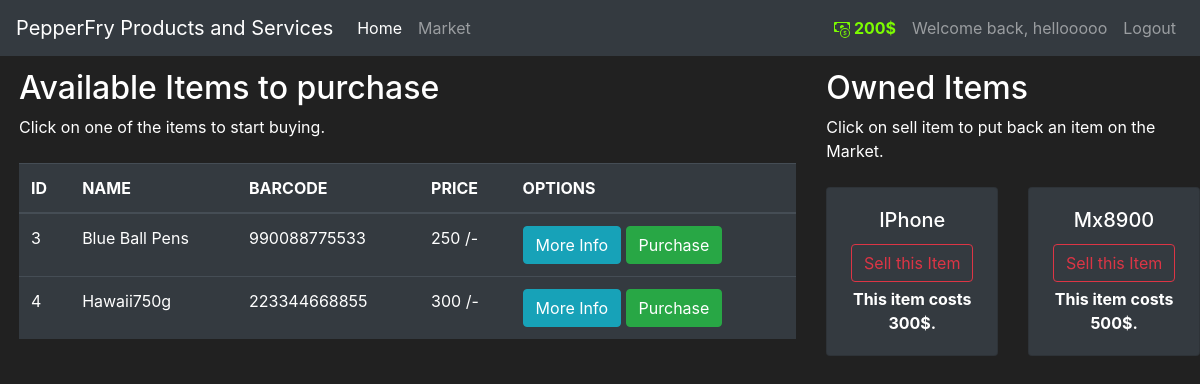
/market (signed in), run on the app's committed database.
### market/models.py (models this page shows, shortened)
class User(db.Model, UserMixin):
    id = db.Column(db.Integer(), primary_key=True)
    user = db.Column(db.String(length=30), nullable=False, unique=True)
    email = db.Column(db.String(length=60), nullable=False, unique=True)
    pass_hash = db.Column(db.String(length=60), nullable=False)
    budget = db.Column(db.Integer(), default=1000, nullable=False)
    items = db.relationship('Item', backref='owned_user', lazy=True)
    @property
    def prettier_budget(self):
        if len(str(self.budget)) >= 4:
            return f'{str(self.budget)[:-3]},{str(self.budget)[-3:]}$'
        else:
            return f"{self.budget}$"
    @property
    def password(self):
        return self.password

class Item(db.Model):
    id = db.Column(db.Integer(), primary_key=True)
    name = db.Column(db.String(length=30), nullable=False, unique=True)
    barcode = db.Column(db.String(length=12), nullable=False, unique=True)
    price = db.Column(db.Integer(), nullable=False)
    description = db.Column(db.String(length=1024), nullable=False, unique=True)
    owner = db.Column(db.Integer(), db.ForeignKey('user.id'))

### market/routes.py (the view, shortened to what this page needs)
@app.route('/market', methods=['GET', 'POST'])
@login_required
def market_page():
    purchase_item = PurchaseItem()
    sell = SellItem()
    if request.method == 'GET':
        item = Item.query.filter_by(owner=None)
        owned_items = Item.query.filter_by(owner=current_user.id)
        return render_template('market.html', item=item, purchase=purchase_item, owned_items=owned_items, selling=sell)

### market/models.py (called while the page is built)
@login_manage.user_loader
def user_loader(user_id):
    return User.query.get(int(user_id))

### market/templates/market.html (shortened to what this page needs)
{% extends 'base.html' %}
{% block content %}
<div class="row"  style="margin-top: .8rem; margin-left: .25rem">
    <div class="col-8">
        <h2>Available Items to purchase</h2>
        <p style="margin-bottom: 1.5em">Click on one of the items to start buying.</p>
        <table class="table table-hover table-dark">
            <thead>
            <tr>
                <th scope="col">ID</th>
                <th scope="col">NAME</th>
                <th scope="col">BARCODE</th>
                <th scope="col">PRICE</th>
                <th scope="col">OPTIONS</th>
            </tr>
            </thead>
            <tbody>
            {% for item_val in item %}
            <tr>
                <td>{{ item_val['id'] }}</td>
                <td>{{ item_val['name'] }}</td>
                <td>{{ item_val['barcode'] }}</td>
                <td>{{ item_val['price'] }} /-</td>
                <td>
                    <button class="btn btn-outline btn-info" data-toggle="modal" data-target="#Modal-MoreInfo-{{ item_val['id'] }}">More Info</button>
                    <button class="btn btn-outline btn-success" data-toggle="modal" data-target="#Modal-PurchaseConfirm-{{ item_val['id'] }}">Purchase</button>
                </td>
            </tr>
            {% endfor %}
            </tbody>
        </table>
    </div>
    <div class="col-4">
        <h2>Owned Items</h2>
        <p style="margin-bottom: 1.5em">Click on sell item to put back an item on the Market.</p>
        <div class="row">
            {% for owned_item in owned_items %}
                <div class="col-md-6">
                    <div style="margin-bottom: 5px" class="card text-center bg-dark">
                        <div class="card-body">
                            <h5 class="card-title">{{ owned_item['name'] }}</h5>
                            <button type="button" class="btn btn-outline-danger" style="margin-bottom: 5px"
                                    data-toggle="modal" data-target="#Modal-SellingConfirm-{{ owned_item['id'] }}">
                                Sell this Item
                            </button>
                            <p class="card-text"><strong>
                                This item costs {{ owned_item['price'] }}$.
                            </strong></p>
                        </div>
                    </div>
                </div>
            {% endfor %}
        </div>
    </div>
</div>
{% endblock %}

### market/templates/base.html (shortened to what this page needs)
<!DOCTYPE html>
<html lang="en">
<head>
    <link rel="stylesheet" href="https://cdn.jsdelivr.net/npm/bootstrap@4.5.3/dist/css/bootstrap.min.css"
 />
</head>
<body>
<nav class="navbar navbar-expand-md navbar-dark bg-dark">
    <a class="navbar-brand" href="#">PepperFry Products and Services</a>
    <div class="collapse navbar-collapse" id="navbarNav">
        <ul class="navbar-nav mr-auto">
            <li class="nav-item active">
                <a class="nav-link" href="{{ url_for('hello_world') }}">Home <span class="sr-only">(current)</span></a>
            </li>
            <li class="nav-item">
                <a class="nav-link" href="{{ url_for('market_page') }}">Market</a>
            </li>
        </ul>
        {% if current_user.is_authenticated %}
            <ul class="navbar-nav">
                <li class="nav-item">
                    <a class="nav-link" style="color: lawngreen; font-weight: bold">
                        {{ current_user.prettier_budget }}
                    </a>
                </li>
                <li class="nav-item">
                    <a class="nav-link">Welcome back, {{ current_user.user }}</a>
                </li>
                <li class="nav-item">
                    <a class="nav-link" href="{{ url_for('logout_page') }}">Logout</a>
                </li>
            </ul>
        {% endif %}
    </div>
</nav>
    {% block content %}
    {% endblock %}
</body>
</html>

### market/templates/base.html (style rules this page uses)
body { background-color: #212121; color: #fff; }

### data on the page
User: prettier_budget "200$", user "hellooooo"
Item: id "3", name "Blue Ball Pens", barcode "990088775533", price "250"
Item: id "4", name "Hawaii750g", barcode "223344668855", price "300"
Item: name "IPhone", price "300"
Item: name "Mx8900", price "500"
